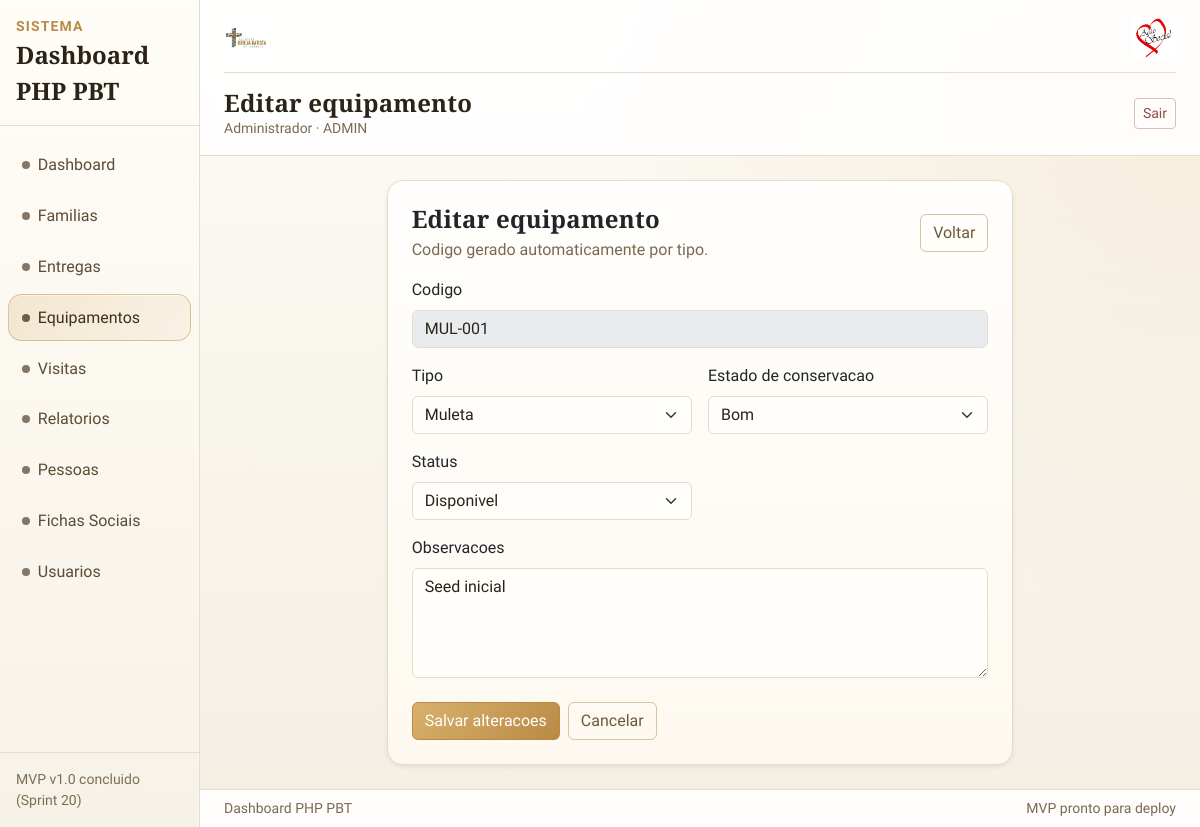
The page /equipment/edit?id=2 (signed in) on the database its author committed.
### tables this page shows
CREATE TABLE IF NOT EXISTS equipment (
  id INT AUTO_INCREMENT PRIMARY KEY,
  code VARCHAR(20) NOT NULL UNIQUE,
  type VARCHAR(60) NOT NULL,
  condition_state VARCHAR(20) NOT NULL DEFAULT 'bom',
  status VARCHAR(20) NOT NULL DEFAULT 'disponivel',
  notes TEXT NULL,
  created_at DATETIME NOT NULL DEFAULT CURRENT_TIMESTAMP,
  updated_at DATETIME NULL DEFAULT NULL ON UPDATE CURRENT_TIMESTAMP,
  INDEX idx_equipment_type (type),
  INDEX idx_equipment_status (status),
  INDEX idx_equipment_condition_state (condition_state)
);

### app/Views/equipment/form.php (the view, shortened to what the rows shown need)
<?php
$isEdit = ($mode ?? 'create') === 'edit';
$equipment = is_array($equipment ?? null) ? $equipment : [];
$types = is_array($types ?? null) ? $types : [];
$conditions = is_array($conditions ?? null) ? $conditions : [];
$statuses = is_array($statuses ?? null) ? $statuses : [];
?>
<div class="row justify-content-center">
    <div class="col-12 col-xl-8">
        <div class="card border-0 shadow-sm">
            <div class="card-body p-4">
                <div class="d-flex justify-content-between align-items-center mb-3">
                    <div>
                        <h2 class="h4 mb-1"><?= $isEdit ? 'Editar equipamento' : 'Novo equipamento' ?></h2>
                    </div>
                </div>
                <form method="post" action="<?= $isEdit ? '/equipment/update?id=' . (int) ($equipment['id'] ?? 0) : '/equipment' ?>">
                    <div class="row g-3">
                        <div class="col-12 col-md-6">
                            <label class="form-label">Tipo</label>
                            <select class="form-select" name="type" required>
                                <?php foreach ($types as $type) : ?>
                                    <option value="<?= htmlspecialchars((string) $type, ENT_QUOTES, 'UTF-8') ?>" <?= ((string) ($equipment['type'] ?? '') === (string) $type) ? 'selected' : '' ?>>
                                        <?= htmlspecialchars(ucwords(str_replace('_', ' ', (string) $type)), ENT_QUOTES, 'UTF-8') ?>
                                    </option>
                                <?php endforeach; ?>
                            </select>
                        </div>
                        <div class="col-12 col-md-6">
                            <label class="form-label">Estado de conservacao</label>
                            <select class="form-select" name="condition_state" required>
                                <?php foreach ($conditions as $condition) : ?>
                                    <option value="<?= htmlspecialchars((string) $condition, ENT_QUOTES, 'UTF-8') ?>" <?= ((string) ($equipment['condition_state'] ?? '') === (string) $condition) ? 'selected' : '' ?>>
                                        <?= htmlspecialchars(ucwords(str_replace('_', ' ', (string) $condition)), ENT_QUOTES, 'UTF-8') ?>
                                    </option>
                                <?php endforeach; ?>
                            </select>
                        </div>
                        <div class="col-12 col-md-6">
                            <label class="form-label">Status</label>
                            <select class="form-select" name="status" required>
                                <?php foreach ($statuses as $status) : ?>
                                    <option value="<?= htmlspecialchars((string) $status, ENT_QUOTES, 'UTF-8') ?>" <?= ((string) ($equipment['status'] ?? '') === (string) $status) ? 'selected' : '' ?>>
                                        <?= htmlspecialchars(ucwords(str_replace('_', ' ', (string) $status)), ENT_QUOTES, 'UTF-8') ?>
                                    </option>
                                <?php endforeach; ?>
                            </select>
                        </div>
                        <div class="col-12">
                            <label class="form-label">Observacoes</label>
                            <textarea class="form-control" name="notes" rows="4"><?= htmlspecialchars((string) ($equipment['notes'] ?? ''), ENT_QUOTES, 'UTF-8') ?></textarea>
                        </div>
                    </div>
                </form>
            </div>
        </div>
    </div>
</div>

### rows shown on the page
equipment: type "Muleta", condition_state "Bom", status "Disponivel", notes "Seed inicial"

### other values the page prints
$layoutAppName "Dashboard PHP PBT"
$item['label'] "Dashboard"
$item['label'] "Familias"
$item['label'] "Entregas"
$item['label'] "Equipamentos"
$item['label'] "Visitas"
$item['label'] "Relatorios"
$item['label'] "Pessoas"
$item['label'] "Fichas Sociais"
$item['label'] "Usuarios"
$layoutTitle "Editar equipamento"
$layoutUserName "Administrador"
$layoutUserRole "ADMIN"
